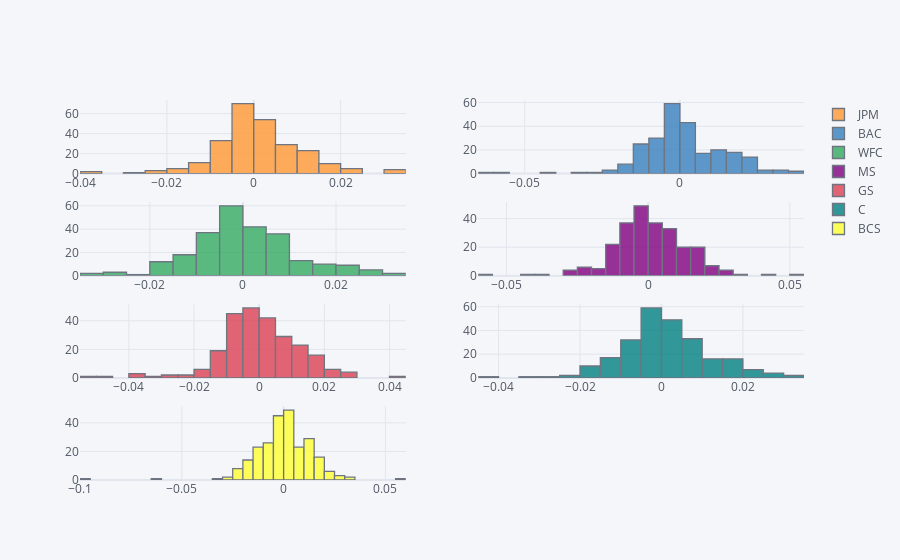

Write notebook code for a chart like this one.
### Markdown cell above
The frequeny distributions, i.e. the **histograms**, of the log returns per `RIC`.

### Code cell
rets.iplot(kind='histogram', subplots=True)

### Figure 1 — Plotly figure (JSON) as saved in the notebook; plotly's stock layout.template omitted (floating-point values rounded to 4 significant figures; data arrays with more than 128 entries replaced by an {"elided": "..."} marker saying what was removed)
{"data": [{"histfunc": "count", "histnorm": "", "marker": {"color": "rgba(255, 153, 51, 1.0)", "line": {"color": "#4D5663", "width": 1.3}}, "name": "JPM", "opacity": 0.8, "orientation": "v", "type": "histogram", "x": {"elided": "251 float values"}, "xaxis": "x", "yaxis": "y"}, {"histfunc": "count", "histnorm": "", "marker": {"color": "rgba(55, 128, 191, 1.0)", "line": {"color": "#4D5663", "width": 1.3}}, "name": "BAC", "opacity": 0.8, "orientation": "v", "type": "histogram", "x": {"elided": "251 float values"}, "xaxis": "x2", "yaxis": "y2"}, {"histfunc": "count", "histnorm": "", "marker": {"color": "rgba(50, 171, 96, 1.0)", "line": {"color": "#4D5663", "width": 1.3}}, "name": "WFC", "opacity": 0.8, "orientation": "v", "type": "histogram", "x": {"elided": "251 float values"}, "xaxis": "x3", "yaxis": "y3"}, {"histfunc": "count", "histnorm": "", "marker": {"color": "rgba(128, 0, 128, 1.0)", "line": {"color": "#4D5663", "width": 1.3}}, "name": "MS", "opacity": 0.8, "orientation": "v", "type": "histogram", "x": {"elided": "251 float values"}, "xaxis": "x4", "yaxis": "y4"}, {"histfunc": "count", "histnorm": "", "marker": {"color": "rgba(219, 64, 82, 1.0)", "line": {"color": "#4D5663", "width": 1.3}}, "name": "GS", "opacity": 0.8, "orientation": "v", "type": "histogram", "x": {"elided": "251 float values"}, "xaxis": "x5", "yaxis": "y5"}, {"histfunc": "count", "histnorm": "", "marker": {"color": "rgba(0, 128, 128, 1.0)", "line": {"color": "#4D5663", "width": 1.3}}, "name": "C", "opacity": 0.8, "orientation": "v", "type": "histogram", "x": {"elided": "251 float values"}, "xaxis": "x6", "yaxis": "y6"}, {"histfunc": "count", "histnorm": "", "marker": {"color": "rgba(255, 255, 51, 1.0)", "line": {"color": "#4D5663", "width": 1.3}}, "name": "BCS", "opacity": 0.8, "orientation": "v", "type": "histogram", "x": {"elided": "251 float values"}, "xaxis": "x7", "yaxis": "y7"}], "layout": {"barmode": "overlay", "legend": {"bgcolor": "#F5F6F9", "font": {"color": "#4D5663"}}, "paper_bgcolor": "#F5F6F9", "plot_bgcolor": "#F5F6F9", "title": {"font": {"color": "#4D5663"}}, "xaxis": {"anchor": "y", "domain": [0, 0.45], "gridcolor": "#E1E5ED", "showgrid": true, "tickfont": {"color": "#4D5663"}, "title": {"font": {"color": "#4D5663"}, "text": ""}, "zerolinecolor": "#E1E5ED"}, "xaxis2": {"anchor": "y2", "domain": [0.55, 1], "gridcolor": "#E1E5ED", "showgrid": true, "tickfont": {"color": "#4D5663"}, "title": {"font": {"color": "#4D5663"}, "text": ""}, "zerolinecolor": "#E1E5ED"}, "xaxis3": {"anchor": "y3", "domain": [0, 0.45], "gridcolor": "#E1E5ED", "showgrid": true, "tickfont": {"color": "#4D5663"}, "title": {"font": {"color": "#4D5663"}, "text": ""}, "zerolinecolor": "#E1E5ED"}, "xaxis4": {"anchor": "y4", "domain": [0.55, 1], "gridcolor": "#E1E5ED", "showgrid": true, "tickfont": {"color": "#4D5663"}, "title": {"font": {"color": "#4D5663"}, "text": ""}, "zerolinecolor": "#E1E5ED"}, "xaxis5": {"anchor": "y5", "domain": [0, 0.45], "gridcolor": "#E1E5ED", "showgrid": true, "tickfont": {"color": "#4D5663"}, "title": {"font": {"color": "#4D5663"}, "text": ""}, "zerolinecolor": "#E1E5ED"}, "xaxis6": {"anchor": "y6", "domain": [0.55, 1], "gridcolor": "#E1E5ED", "showgrid": true, "tickfont": {"color": "#4D5663"}, "title": {"font": {"color": "#4D5663"}, "text": ""}, "zerolinecolor": "#E1E5ED"}, "xaxis7": {"anchor": "y7", "domain": [0, 0.45], "gridcolor": "#E1E5ED", "showgrid": true, "tickfont": {"color": "#4D5663"}, "title": {"font": {"color": "#4D5663"}, "text": ""}, "zerolinecolor": "#E1E5ED"}, "yaxis": {"anchor": "x", "domain": [0.8063, 1], "gridcolor": "#E1E5ED", "showgrid": true, "tickfont": {"color": "#4D5663"}, "title": {"font": {"color": "#4D5663"}, "text": ""}, "zerolinecolor": "#E1E5ED"}, "yaxis2": {"anchor": "x2", "domain": [0.8063, 1], "gridcolor": "#E1E5ED", "showgrid": true, "tickfont": {"color": "#4D5663"}, "title": {"font": {"color": "#4D5663"}, "text": ""}, "zerolinecolor": "#E1E5ED"}, "yaxis3": {"anchor": "x3", "domain": [0.5375, 0.7312], "gridcolor": "#E1E5ED", "showgrid": true, "tickfont": {"color": "#4D5663"}, "title": {"font": {"color": "#4D5663"}, "text": ""}, "zerolinecolor": "#E1E5ED"}, "yaxis4": {"anchor": "x4", "domain": [0.5375, 0.7312], "gridcolor": "#E1E5ED", "showgrid": true, "tickfont": {"color": "#4D5663"}, "title": {"font": {"color": "#4D5663"}, "text": ""}, "zerolinecolor": "#E1E5ED"}, "yaxis5": {"anchor": "x5", "domain": [0.2687, 0.4625], "gridcolor": "#E1E5ED", "showgrid": true, "tickfont": {"color": "#4D5663"}, "title": {"font": {"color": "#4D5663"}, "text": ""}, "zerolinecolor": "#E1E5ED"}, "yaxis6": {"anchor": "x6", "domain": [0.2687, 0.4625], "gridcolor": "#E1E5ED", "showgrid": true, "tickfont": {"color": "#4D5663"}, "title": {"font": {"color": "#4D5663"}, "text": ""}, "zerolinecolor": "#E1E5ED"}, "yaxis7": {"anchor": "x7", "domain": [0, 0.1938], "gridcolor": "#E1E5ED", "showgrid": true, "tickfont": {"color": "#4D5663"}, "title": {"font": {"color": "#4D5663"}, "text": ""}, "zerolinecolor": "#E1E5ED"}}}
